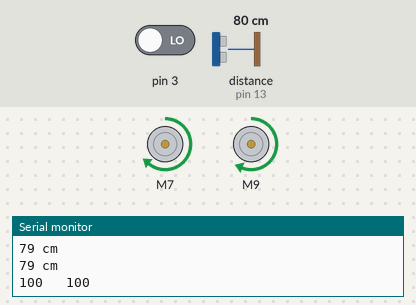
The sketch below on a simulated Arduino Uno, built with avr-gcc and run on an emulated ATmega328P. Shown: 2 × DC motor (green arrow = forward, orange = backward, longer = faster), the last lines printed to the serial monitor. Wiring (inferred from the names in the program): ultrasonic range finder: trigger pin 12; echo pin 13. The inputs (shaded band) are chosen by the test bench; at power-on: distance to the obstacle (sensor on pin 13) 80 cm, pin 3 LOW. The echo pulse lasts 58.3 µs per cm.

Above: at 4.7 s.
4.8 s: distance to the obstacle (sensor on pin 13) set to 9 cm
7.8 s: distance to the obstacle (sensor on pin 13) set to 6 cm
At 8.03 s:
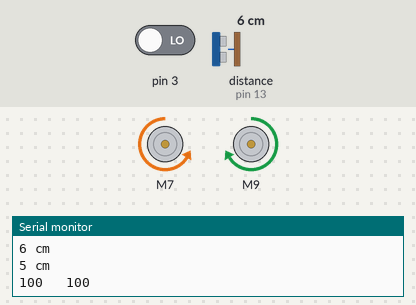
At 9.8 s:
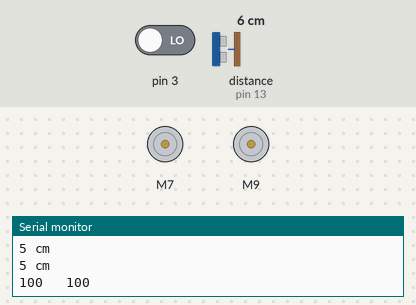
Timing chart, 0 to 12.3 s (numbered marks = the images above; inputs shaded):
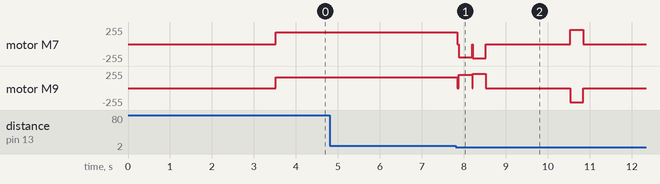

Measured:
- the behaviour switches between 8 and 7 cm on distance to the obstacle (sensor on pin 13) (found by bisection; images 0 and 1)

The sketch:

Final_Code.ino
```cpp
#include <QTRSensors.h>
#include <SparkFun_TB6612.h>
#include <Wire.h>
QTRSensors qtr;
const uint8_t SensorCount = 2;
uint16_t sensorValues[SensorCount];
uint16_t line_detect1, line_detect2;  // Declare line_detect1 and line_detect2 variables
#define TIMEOUT 2500
const int trig = 12;      //ประกาศขา trig
const int echo = 13;      //ประกาศขา echo
long duration, distance;  //ประกาศตัวแปรเก็บค่าระยะ
#define AIN1 7
#define BIN1 9
#define AIN2 4
#define BIN2 8
#define PWMA 5
#define PWMB 10
#define STBY 6

int state = 0;
bool state_break = false;
// float
const int offsetA = 1;
const int offsetB = 1;
Motor motor1 = Motor(AIN1, AIN2, PWMA, offsetA, STBY);
Motor motor2 = Motor(BIN1, BIN2, PWMB, offsetB, STBY);
void setup() {
  Wire.begin();  // Initialize I2C communication
  Serial.begin(9600);
  // configure the sensors
  qtr.setTypeRC();
  qtr.setSensorPins((const uint8_t[]){ 2, 3 }, SensorCount);
  qtr.setEmitterPin(2);
  pinMode(echo, INPUT);   //สั่งให้ขา echo ใช้งานเป็น input
  pinMode(trig, OUTPUT);  //สั่งให้ขา trig ใช้งานเป็น output
  pinMode(STBY, HIGH);
  delay(3500);
  //เขียนที่นี้
  // dern(100000);
  // trackline(5000);
}

void loop() {

  // read raw sensor values
  qtr.read(sensorValues);
  line_detect1 = sensorValues[0];  // Correct array name
  line_detect2 = sensorValues[1];  // Correct array name
  Serial.print(line_detect1);
  Serial.print("   ");
  Serial.println(line_detect2);
  digitalWrite(trig, LOW);
  delayMicroseconds(5);
  digitalWrite(trig, HIGH);
  delayMicroseconds(5);
  digitalWrite(trig, LOW);           //ใช้งานขา trig
  duration = pulseIn(echo, HIGH);    //อ่านค่าของ echo
  distance = (duration / 2) / 29.1;  //คำนวณเป็น centimeters
  Serial.print(distance);
  Serial.print(" cm\n");
  state_maze();
  //  trackline//
  //     if (sensorValues[0] > 1200 && sensorValues[1] > 1200) {
  //     brake(motor1, motor2);
  //   } else if (sensorValues[0] < 1200 && sensorValues[1] < 1200) {
  //     motor1.drive(205);
  //     motor2.drive(205);
  //   } else if (sensorValues[0] < 1200 && sensorValues[1] > 1200) {
  //     motor1.drive(-235);
  //     motor2.drive(235);
  //   } else if (sensorValues[0] > 1200 && sensorValues[1] < 1200) {
  //     motor1.drive(235);
  //     motor2.drive(-235);
  // }
}

void getLine() {
  qtr.read(sensorValues);
  line_detect1 = sensorValues[0];  // Correct array name
  line_detect2 = sensorValues[1];  // Correct array name
  Serial.print(line_detect1);
  Serial.print("   ");
  Serial.println(line_detect2);
}

void getDistance() {


  digitalWrite(trig, LOW);
  delayMicroseconds(5);
  digitalWrite(trig, HIGH);
  delayMicroseconds(5);
  digitalWrite(trig, LOW);           //ใช้งานขา trig
  duration = pulseIn(echo, HIGH);    //อ่านค่าของ echo
  distance = (duration / 2) / 29.1;  //คำนวณเป็น centimeters
  Serial.print(distance);
  Serial.print(" cm\n");
}

void state_maze() {
  getDistance();
  getLine();
  switch (state) {
    case 0:
      motor1.drive(180);
      motor2.drive(160);
      if (distance < 7 ) {
        brake(motor1, motor2);
        state = 1;
      }
      break;
      delay(800);
    case 1:
      motor1.drive(-200);
      motor2.drive(200);
      delay(315);
      brake(motor1, motor2);
      state = 2;
      break;
      delay(500);
    case 2:
      motor1.drive(185);
      motor2.drive(165);
      if (distance <= 7.6) {
        brake(motor1, motor2);
        state = 3;
      }
      break;
      delay(500);
    case 3:
      motor1.drive(-215);
      motor2.drive(215);
      delay(305);
      brake(motor1, motor2);
      state = 4;
      break;
      delay(500);
    case 4:
      motor1.drive(210);
      motor2.drive(195);
      if (distance < 7.98) {
        brake(motor1, motor2);
        delay(2000);
        state = 5;
      }
      break;
      delay(500);
    case 5:
      motor1.drive(215);
      motor2.drive(-215);
      delay(305);
      brake(motor1, motor2);
      state = 6;
      break;
      delay(1000);
    // case 6:
    //   motor1.drive(200);
    //   motor2.drive(180);
    //   if (distance < 7) {
    //     brake(motor1, motor2);
    //     state = 7;
    //   }
    //   break;
    //   delay(800);
    // case 7:
    //   motor1.drive(212);
    //   motor2.drive(-210);
    //   delay(365);
    //   brake(motor1, motor2);
    //   state = 8;
    //   break;
    // case 8:
    //   motor1.drive(200);
    //   motor2.drive(170);
    //   delay(1500);
    //   brake(motor1, motor2);
    //   state = 9;
    //   break;
    //   delay(500);
      // case 6:
      //   motor1.drive(-180);
      //   motor2.drive(-190);
      //   delay(2000);
      //   brake(motor1, motor2);
      //   state = 7;
      //   break;
      //   delay(1000);
      // case 6:
      //   motor1.drive(200);
      //   motor2.drive(170);
      //   delay(500);
      //   brake(motor1, motor2);
      //   state = 7;
      //   break;
      //   delay(500);
      // case 8:
      //   if (sensorValues[0] > 1200 && sensorValues[1] > 1200) {
      //     brake(motor1, motor2);
      //     state = 9;
      //   } else if (sensorValues[0] < 1200 && sensorValues[1] < 1200) {
      //     motor1.drive(240);
      //     motor2.drive(240);
      //   } else if (sensorValues[0] < 1200 && sensorValues[1] > 1200) {
      //     motor1.drive(-235);
      //     motor2.drive(235);
      //   } else if (sensorValues[0] > 1200 && sensorValues[1] < 1200) {
      //     motor1.drive(235);
      //     motor2.drive(-235);
      //   }
      //   break;
  }
}

// void left(int d) {
//   motor1.drive(-255);
//   motor2.drive(255);
//   delay(d);
//   brake(motor1, motor2);
// }
// void right(int d) {
// motor1.drive(255);
// motor2.drive(-255);
// delay(d);
//   brake(motor1, motor2);
// }
void dern(int d) {
  // motor1.drive(125);
  // motor2.drive(110);
  motor1.drive(35);
  motor2.drive(35);
  delay(d);
  brake(motor1, motor2);
}
// void toi(int d) {
//   motor1.drive(-255);
//   motor2.drive(-255);
//   delay(d);
//   brake(motor1, motor2);
//   delay(500);
// }
```
